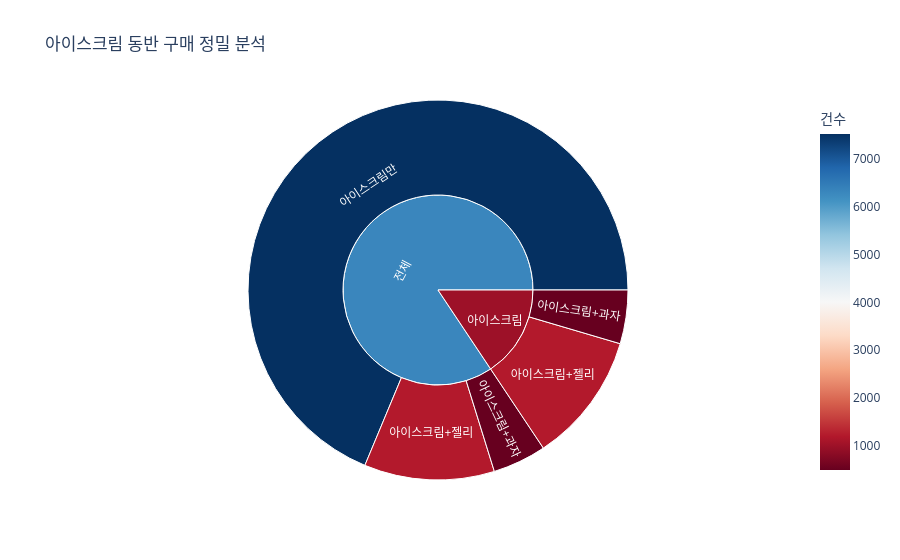

The cell this chart's notebook holds for it:
### Code cell
import plotly.express as px
import pandas as pd

# 썬버스트 차트
data = {
    "구분": ["전체", "전체", "전체", "아이스크림", "아이스크림"],
    "카테고리": ["아이스크림만", "아이스크림+젤리", "아이스크림+과자", "아이스크림+젤리", "아이스크림+과자"],
    "건수": [only_ice_count, jelly_cross_count, snack_cross_count, jelly_cross_count, snack_cross_count]
}
df_plot = pd.DataFrame(data)

# 썬버스트 차트: 안쪽 원에서 바깥쪽으로 퍼져나가는 계층 구조
fig = px.sunburst(
    df_plot, 
    path=['구분', '카테고리'], 
    values='건수',
    title="아이스크림 동반 구매 정밀 분석",
    color='건수', 
    color_continuous_scale='RdBu'
)

fig.show()

### Figure 1 — Plotly figure (JSON) as saved in the notebook; plotly's stock layout.template omitted (floating-point values rounded to 4 significant figures)
{"data": [{"branchvalues": "total", "customdata": [[7515.0], [1212.0], [499.0], [1212.0], [499.0], [6308.0], [1004.0]], "domain": {"x": [0, 1], "y": [0, 1]}, "hovertemplate": "labels=%{label}<br>건수_sum=%{value}<br>parent=%{parent}<br>id=%{id}<br>건수=%{color}<extra></extra>", "ids": ["전체/아이스크림만", "전체/아이스크림+젤리", "전체/아이스크림+과자", "아이스크림/아이스크림+젤리", "아이스크림/아이스크림+과자", "전체", "아이스크림"], "labels": ["아이스크림만", "아이스크림+젤리", "아이스크림+과자", "아이스크림+젤리", "아이스크림+과자", "전체", "아이스크림"], "marker": {"coloraxis": "coloraxis", "colors": [7515.0, 1212.0, 499.0, 1212.0, 499.0, 6308.0, 1004.0]}, "name": "", "parents": ["전체", "전체", "전체", "아이스크림", "아이스크림", "", ""], "type": "sunburst", "values": [7515.0, 1212.0, 499.0, 1212.0, 499.0, 9226.0, 1711.0]}], "layout": {"coloraxis": {"colorbar": {"title": {"text": "건수"}}, "colorscale": [[0, "rgb(103,0,31)"], [0.1, "rgb(178,24,43)"], [0.2, "rgb(214,96,77)"], [0.3, "rgb(244,165,130)"], [0.4, "rgb(253,219,199)"], [0.5, "rgb(247,247,247)"], [0.6, "rgb(209,229,240)"], [0.7, "rgb(146,197,222)"], [0.8, "rgb(67,147,195)"], [0.9, "rgb(33,102,172)"], [1, "rgb(5,48,97)"]]}, "legend": {"tracegroupgap": 0}, "title": {"text": "아이스크림 동반 구매 정밀 분석"}}}
